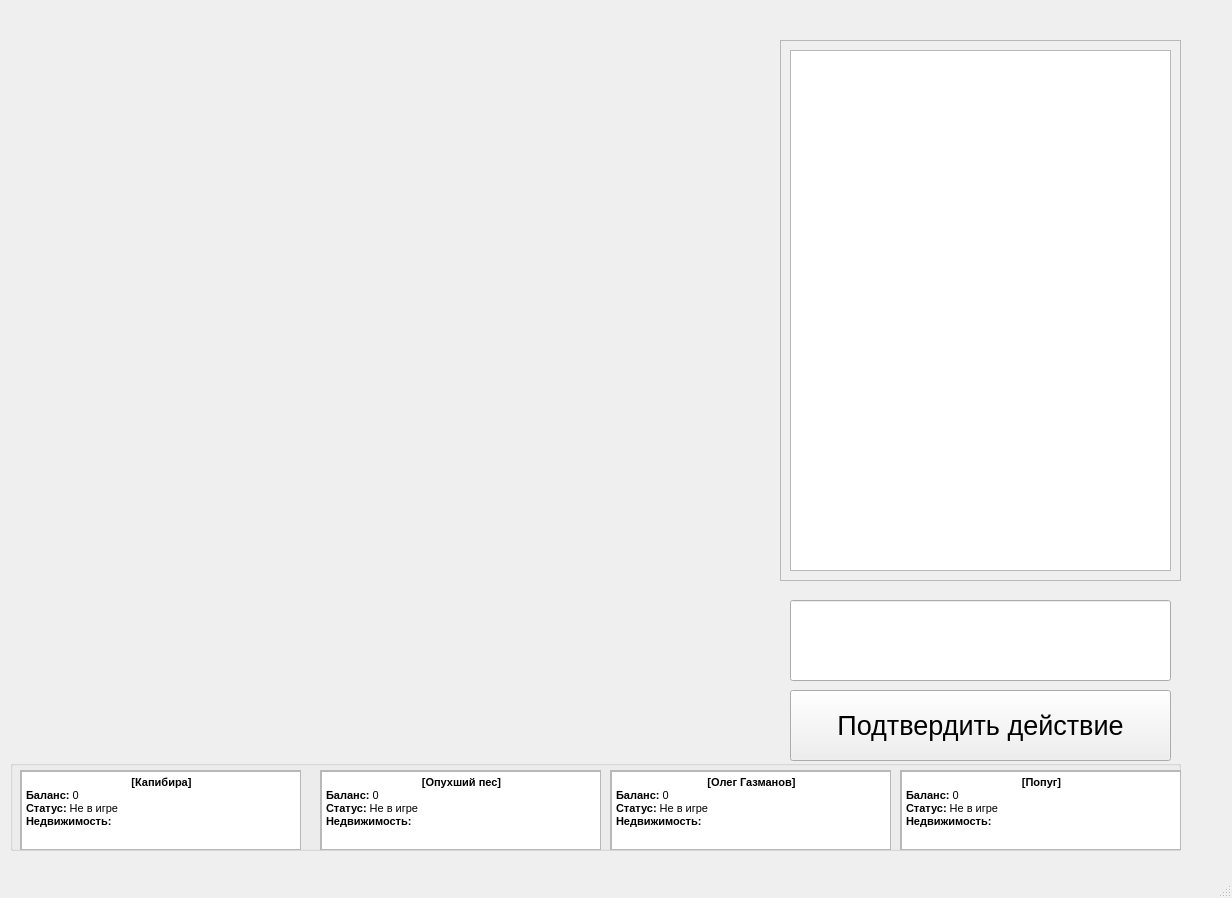
<?xml version="1.0" encoding="UTF-8"?>
<ui version="4.0">
 <class>MainWindow</class>
 <widget class="QMainWindow" name="MainWindow">
  <property name="geometry">
   <rect>
    <x>0</x>
    <y>0</y>
    <width>1232</width>
    <height>898</height>
   </rect>
  </property>
  <property name="windowTitle">
   <string>Monopoly | Academ</string>
  </property>
  <widget class="QWidget" name="centralwidget">
   <widget class="QLabel" name="map">
    <property name="geometry">
     <rect>
      <x>40</x>
      <y>30</y>
      <width>701</width>
      <height>701</height>
     </rect>
    </property>
    <property name="text">
     <string/>
    </property>
    <property name="pixmap">
     <pixmap>img/map.png</pixmap>
    </property>
   </widget>
   <widget class="QScrollArea" name="consoleScroll">
    <property name="geometry">
     <rect>
      <x>780</x>
      <y>40</y>
      <width>401</width>
      <height>541</height>
     </rect>
    </property>
    <property name="font">
     <font>
      <pointsize>10</pointsize>
     </font>
    </property>
    <property name="autoFillBackground">
     <bool>false</bool>
    </property>
    <property name="widgetResizable">
     <bool>true</bool>
    </property>
    <widget class="QWidget" name="scrollAreaWidgetContents">
     <property name="geometry">
      <rect>
       <x>0</x>
       <y>0</y>
       <width>399</width>
       <height>539</height>
      </rect>
     </property>
     <layout class="QHBoxLayout" name="horizontalLayout">
      <item>
       <widget class="QTextBrowser" name="console">
        <property name="html">
         <string>&lt;!DOCTYPE HTML PUBLIC &quot;-//W3C//DTD HTML 4.0//EN&quot; &quot;http://www.w3.org/TR/REC-html40/strict.dtd&quot;&gt;
&lt;html&gt;&lt;head&gt;&lt;meta name=&quot;qrichtext&quot; content=&quot;1&quot; /&gt;&lt;style type=&quot;text/css&quot;&gt;
p, li { white-space: pre-wrap; }
&lt;/style&gt;&lt;/head&gt;&lt;body style=&quot; font-family:'MS Shell Dlg 2'; font-size:10pt; font-weight:400; font-style:normal;&quot;&gt;
&lt;p style=&quot;-qt-paragraph-type:empty; margin-top:0px; margin-bottom:0px; margin-left:0px; margin-right:0px; -qt-block-indent:0; text-indent:0px;&quot;&gt;&lt;br /&gt;&lt;/p&gt;&lt;/body&gt;&lt;/html&gt;</string>
        </property>
       </widget>
      </item>
     </layout>
    </widget>
   </widget>
   <widget class="QLineEdit" name="inputLine">
    <property name="geometry">
     <rect>
      <x>790</x>
      <y>600</y>
      <width>381</width>
      <height>81</height>
     </rect>
    </property>
   </widget>
   <widget class="QPushButton" name="pushButton">
    <property name="geometry">
     <rect>
      <x>790</x>
      <y>690</y>
      <width>381</width>
      <height>71</height>
     </rect>
    </property>
    <property name="font">
     <font>
      <pointsize>20</pointsize>
     </font>
    </property>
    <property name="text">
     <string>Подтвердить действие</string>
    </property>
   </widget>
   <widget class="QGroupBox" name="score">
    <property name="geometry">
     <rect>
      <x>10</x>
      <y>760</y>
      <width>1171</width>
      <height>91</height>
     </rect>
    </property>
    <property name="title">
     <string/>
    </property>
    <widget class="QScrollArea" name="parrot">
     <property name="geometry">
      <rect>
       <x>890</x>
       <y>10</y>
       <width>281</width>
       <height>80</height>
      </rect>
     </property>
     <property name="widgetResizable">
      <bool>true</bool>
     </property>
     <widget class="QWidget" name="scrollAreaWidgetContents_8">
      <property name="geometry">
       <rect>
        <x>0</x>
        <y>0</y>
        <width>279</width>
        <height>78</height>
       </rect>
      </property>
      <widget class="QTextBrowser" name="parrotScore">
       <property name="geometry">
        <rect>
         <x>0</x>
         <y>0</y>
         <width>281</width>
         <height>81</height>
        </rect>
       </property>
       <property name="html">
        <string>&lt;!DOCTYPE HTML PUBLIC &quot;-//W3C//DTD HTML 4.0//EN&quot; &quot;http://www.w3.org/TR/REC-html40/strict.dtd&quot;&gt;
&lt;html&gt;&lt;head&gt;&lt;meta name=&quot;qrichtext&quot; content=&quot;1&quot; /&gt;&lt;style type=&quot;text/css&quot;&gt;
p, li { white-space: pre-wrap; }
&lt;/style&gt;&lt;/head&gt;&lt;body style=&quot; font-family:'MS Shell Dlg 2'; font-size:8.25pt; font-weight:400; font-style:normal;&quot;&gt;
&lt;p align=&quot;center&quot; style=&quot; margin-top:0px; margin-bottom:0px; margin-left:0px; margin-right:0px; -qt-block-indent:0; text-indent:0px;&quot;&gt;&lt;span style=&quot; font-weight:600;&quot;&gt;[Попуг]&lt;/span&gt;&lt;/p&gt;
&lt;p style=&quot; margin-top:0px; margin-bottom:0px; margin-left:0px; margin-right:0px; -qt-block-indent:0; text-indent:0px;&quot;&gt;&lt;span style=&quot; font-weight:600;&quot;&gt;Баланс: &lt;/span&gt;0&lt;/p&gt;
&lt;p style=&quot; margin-top:0px; margin-bottom:0px; margin-left:0px; margin-right:0px; -qt-block-indent:0; text-indent:0px;&quot;&gt;&lt;span style=&quot; font-weight:600;&quot;&gt;Статус: &lt;/span&gt;Не в игре&lt;br /&gt;&lt;span style=&quot; font-weight:600;&quot;&gt;Недвижимость:&lt;/span&gt;&lt;/p&gt;&lt;/body&gt;&lt;/html&gt;</string>
       </property>
      </widget>
     </widget>
    </widget>
    <widget class="QScrollArea" name="gazmanov">
     <property name="geometry">
      <rect>
       <x>600</x>
       <y>10</y>
       <width>281</width>
       <height>80</height>
      </rect>
     </property>
     <property name="widgetResizable">
      <bool>true</bool>
     </property>
     <widget class="QWidget" name="scrollAreaWidgetContents_9">
      <property name="geometry">
       <rect>
        <x>0</x>
        <y>0</y>
        <width>279</width>
        <height>78</height>
       </rect>
      </property>
      <widget class="QTextBrowser" name="gazmanovScore">
       <property name="geometry">
        <rect>
         <x>0</x>
         <y>0</y>
         <width>281</width>
         <height>81</height>
        </rect>
       </property>
       <property name="html">
        <string>&lt;!DOCTYPE HTML PUBLIC &quot;-//W3C//DTD HTML 4.0//EN&quot; &quot;http://www.w3.org/TR/REC-html40/strict.dtd&quot;&gt;
&lt;html&gt;&lt;head&gt;&lt;meta name=&quot;qrichtext&quot; content=&quot;1&quot; /&gt;&lt;style type=&quot;text/css&quot;&gt;
p, li { white-space: pre-wrap; }
&lt;/style&gt;&lt;/head&gt;&lt;body style=&quot; font-family:'MS Shell Dlg 2'; font-size:8.25pt; font-weight:400; font-style:normal;&quot;&gt;
&lt;p align=&quot;center&quot; style=&quot; margin-top:0px; margin-bottom:0px; margin-left:0px; margin-right:0px; -qt-block-indent:0; text-indent:0px;&quot;&gt;&lt;span style=&quot; font-weight:600;&quot;&gt;[Олег Газманов]&lt;/span&gt;&lt;/p&gt;
&lt;p style=&quot; margin-top:0px; margin-bottom:0px; margin-left:0px; margin-right:0px; -qt-block-indent:0; text-indent:0px;&quot;&gt;&lt;span style=&quot; font-weight:600;&quot;&gt;Баланс: &lt;/span&gt;0&lt;/p&gt;
&lt;p style=&quot; margin-top:0px; margin-bottom:0px; margin-left:0px; margin-right:0px; -qt-block-indent:0; text-indent:0px;&quot;&gt;&lt;span style=&quot; font-weight:600;&quot;&gt;Статус: &lt;/span&gt;Не в игре&lt;br /&gt;&lt;span style=&quot; font-weight:600;&quot;&gt;Недвижимость:&lt;/span&gt;&lt;/p&gt;&lt;/body&gt;&lt;/html&gt;</string>
       </property>
      </widget>
     </widget>
    </widget>
    <widget class="QScrollArea" name="dog">
     <property name="geometry">
      <rect>
       <x>310</x>
       <y>10</y>
       <width>281</width>
       <height>80</height>
      </rect>
     </property>
     <property name="widgetResizable">
      <bool>true</bool>
     </property>
     <widget class="QWidget" name="scrollAreaWidgetContents_10">
      <property name="geometry">
       <rect>
        <x>0</x>
        <y>0</y>
        <width>279</width>
        <height>78</height>
       </rect>
      </property>
      <widget class="QTextBrowser" name="dogScore">
       <property name="geometry">
        <rect>
         <x>0</x>
         <y>0</y>
         <width>281</width>
         <height>81</height>
        </rect>
       </property>
       <property name="html">
        <string>&lt;!DOCTYPE HTML PUBLIC &quot;-//W3C//DTD HTML 4.0//EN&quot; &quot;http://www.w3.org/TR/REC-html40/strict.dtd&quot;&gt;
&lt;html&gt;&lt;head&gt;&lt;meta name=&quot;qrichtext&quot; content=&quot;1&quot; /&gt;&lt;style type=&quot;text/css&quot;&gt;
p, li { white-space: pre-wrap; }
&lt;/style&gt;&lt;/head&gt;&lt;body style=&quot; font-family:'MS Shell Dlg 2'; font-size:8.25pt; font-weight:400; font-style:normal;&quot;&gt;
&lt;p align=&quot;center&quot; style=&quot; margin-top:0px; margin-bottom:0px; margin-left:0px; margin-right:0px; -qt-block-indent:0; text-indent:0px;&quot;&gt;&lt;span style=&quot; font-weight:600;&quot;&gt;[Опухший пес]&lt;/span&gt;&lt;/p&gt;
&lt;p style=&quot; margin-top:0px; margin-bottom:0px; margin-left:0px; margin-right:0px; -qt-block-indent:0; text-indent:0px;&quot;&gt;&lt;span style=&quot; font-weight:600;&quot;&gt;Баланс: &lt;/span&gt;0&lt;/p&gt;
&lt;p style=&quot; margin-top:0px; margin-bottom:0px; margin-left:0px; margin-right:0px; -qt-block-indent:0; text-indent:0px;&quot;&gt;&lt;span style=&quot; font-weight:600;&quot;&gt;Статус: &lt;/span&gt;Не в игре&lt;br /&gt;&lt;span style=&quot; font-weight:600;&quot;&gt;Недвижимость:&lt;/span&gt;&lt;/p&gt;
&lt;p style=&quot;-qt-paragraph-type:empty; margin-top:0px; margin-bottom:0px; margin-left:0px; margin-right:0px; -qt-block-indent:0; text-indent:0px; font-weight:600;&quot;&gt;&lt;br /&gt;&lt;/p&gt;&lt;/body&gt;&lt;/html&gt;</string>
       </property>
      </widget>
     </widget>
    </widget>
    <widget class="QScrollArea" name="kapy">
     <property name="geometry">
      <rect>
       <x>10</x>
       <y>10</y>
       <width>281</width>
       <height>80</height>
      </rect>
     </property>
     <property name="widgetResizable">
      <bool>true</bool>
     </property>
     <widget class="QWidget" name="scrollAreaWidgetContents_11">
      <property name="geometry">
       <rect>
        <x>0</x>
        <y>0</y>
        <width>279</width>
        <height>78</height>
       </rect>
      </property>
      <widget class="QTextBrowser" name="kapyScore">
       <property name="geometry">
        <rect>
         <x>0</x>
         <y>0</y>
         <width>281</width>
         <height>81</height>
        </rect>
       </property>
       <property name="html">
        <string>&lt;!DOCTYPE HTML PUBLIC &quot;-//W3C//DTD HTML 4.0//EN&quot; &quot;http://www.w3.org/TR/REC-html40/strict.dtd&quot;&gt;
&lt;html&gt;&lt;head&gt;&lt;meta name=&quot;qrichtext&quot; content=&quot;1&quot; /&gt;&lt;style type=&quot;text/css&quot;&gt;
p, li { white-space: pre-wrap; }
&lt;/style&gt;&lt;/head&gt;&lt;body style=&quot; font-family:'MS Shell Dlg 2'; font-size:8.25pt; font-weight:400; font-style:normal;&quot;&gt;
&lt;p align=&quot;center&quot; style=&quot; margin-top:0px; margin-bottom:0px; margin-left:0px; margin-right:0px; -qt-block-indent:0; text-indent:0px;&quot;&gt;&lt;span style=&quot; font-weight:600;&quot;&gt;[Капибира]&lt;/span&gt;&lt;/p&gt;
&lt;p style=&quot; margin-top:0px; margin-bottom:0px; margin-left:0px; margin-right:0px; -qt-block-indent:0; text-indent:0px;&quot;&gt;&lt;span style=&quot; font-weight:600;&quot;&gt;Баланс: &lt;/span&gt;0&lt;/p&gt;
&lt;p style=&quot; margin-top:0px; margin-bottom:0px; margin-left:0px; margin-right:0px; -qt-block-indent:0; text-indent:0px;&quot;&gt;&lt;span style=&quot; font-weight:600;&quot;&gt;Статус: &lt;/span&gt;Не в игре&lt;br /&gt;&lt;span style=&quot; font-weight:600;&quot;&gt;Недвижимость:&lt;/span&gt;&lt;/p&gt;&lt;/body&gt;&lt;/html&gt;</string>
       </property>
      </widget>
     </widget>
    </widget>
   </widget>
   <widget class="QLabel" name="kapyPlayer">
    <property name="geometry">
     <rect>
      <x>670</x>
      <y>670</y>
      <width>71</width>
      <height>61</height>
     </rect>
    </property>
    <property name="text">
     <string/>
    </property>
    <property name="pixmap">
     <pixmap>img/kapy.png</pixmap>
    </property>
   </widget>
   <widget class="QLabel" name="dogPlayer">
    <property name="geometry">
     <rect>
      <x>590</x>
      <y>670</y>
      <width>71</width>
      <height>61</height>
     </rect>
    </property>
    <property name="text">
     <string/>
    </property>
    <property name="pixmap">
     <pixmap>img/dog.png</pixmap>
    </property>
   </widget>
   <widget class="QLabel" name="parrotPlayer">
    <property name="geometry">
     <rect>
      <x>590</x>
      <y>590</y>
      <width>71</width>
      <height>51</height>
     </rect>
    </property>
    <property name="text">
     <string/>
    </property>
    <property name="pixmap">
     <pixmap>img/parrot.png</pixmap>
    </property>
   </widget>
   <widget class="QLabel" name="gazmanovPlayer">
    <property name="geometry">
     <rect>
      <x>690</x>
      <y>590</y>
      <width>51</width>
      <height>61</height>
     </rect>
    </property>
    <property name="text">
     <string/>
    </property>
    <property name="pixmap">
     <pixmap>img/players/gazmanov.png</pixmap>
    </property>
   </widget>
   <widget class="QLabel" name="dice1">
    <property name="geometry">
     <rect>
      <x>260</x>
      <y>470</y>
      <width>101</width>
      <height>101</height>
     </rect>
    </property>
    <property name="text">
     <string/>
    </property>
    <property name="pixmap">
     <pixmap>img/dice/1.png</pixmap>
    </property>
   </widget>
   <widget class="QLabel" name="dice2">
    <property name="geometry">
     <rect>
      <x>410</x>
      <y>470</y>
      <width>101</width>
      <height>101</height>
     </rect>
    </property>
    <property name="text">
     <string/>
    </property>
    <property name="pixmap">
     <pixmap>img/dice/1.png</pixmap>
    </property>
   </widget>
  </widget>
  <widget class="QStatusBar" name="statusbar"/>
  <widget class="QMenuBar" name="menubar">
   <property name="geometry">
    <rect>
     <x>0</x>
     <y>0</y>
     <width>1232</width>
     <height>21</height>
    </rect>
   </property>
  </widget>
 </widget>
 <resources/>
 <connections/>
</ui>
